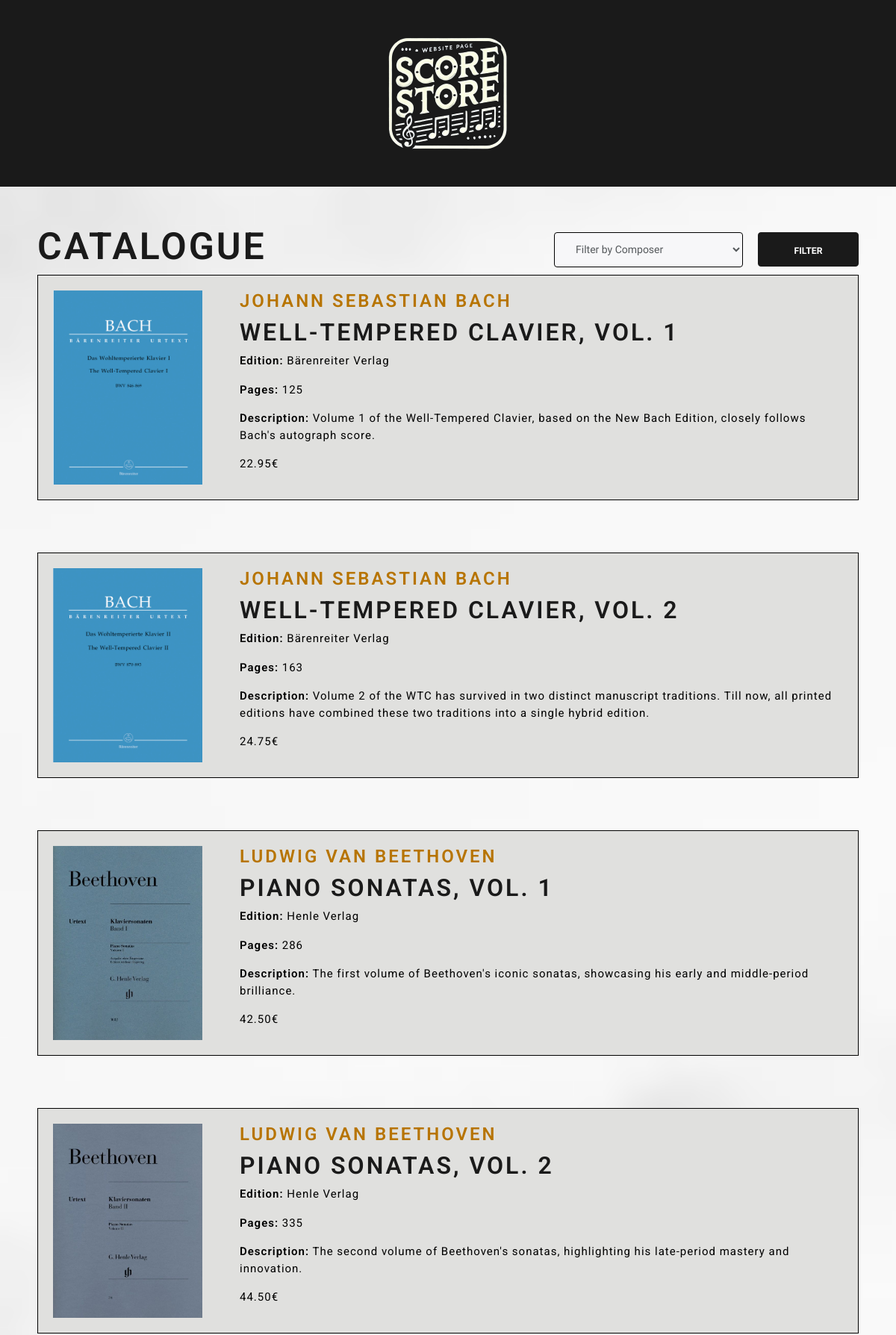
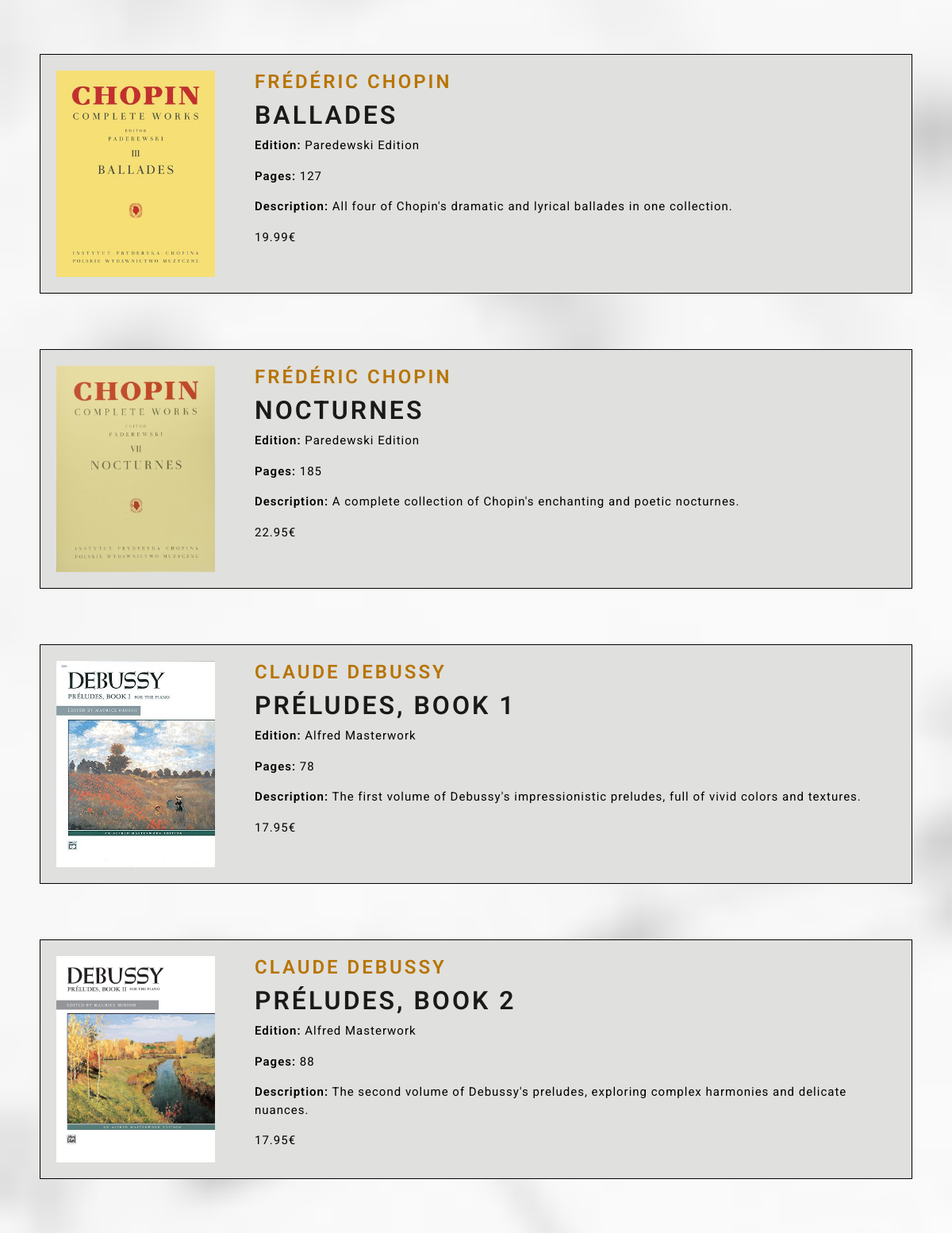
The page / (upper part) on the database its author committed (2 pictures, top to bottom).
### models.py (models this page shows)
class Scores(db.Model):
    __tablename__ = 'scores'
    id = db.Column(db.Integer, primary_key=True)
    image = db.Column(db.String(100), nullable=False)
    title = db.Column(db.String(100), nullable=False)
    composer = db.Column(db.String(100), nullable=False)
    edition = db.Column(db.String(100), nullable=False)
    pages = db.Column(db.Integer, nullable=False)
    description = db.Column(db.String(300), nullable=False)
    price = db.Column(db.Float, nullable=False)

### main.py (the view, shortened to what this page needs)
@app.route('/', methods=['GET', 'POST'])
def home():
    scores = Scores.query.all()
    unique_composer = sorted({score.composer.split()[-1] for score in scores})
    return render_template('index.html', scores=scores, unique_composer=unique_composer)

### templates/index.html (shortened to what this page needs)
<!DOCTYPE html>
<html lang="en">
<head>
    <link rel="stylesheet" href="https://cdn.jsdelivr.net/npm/bootswatch@4.5.2/dist/lux/bootstrap.min.css">
    <link rel="stylesheet" href="/static/styles.css">
</head>
<body>
    <div class="top-bar">
        <nav class="navbar navbar-expand-lg navbar-dark bg-primary">
            <a class="navbar-brand" href="{{ url_for('home') }}"><img class="logo" src="/static/img/logo.png" alt="logo"></a>
        </nav>
    </div>
    <div class="scores">
        <div class="page-title">
           <h1 class="catalogue">Catalogue</h1>
           <form class="filter" method="POST" action="{{ url_for('home') }}">
                <select class="form-control filter-composer" id="filter-composer" name="composer">
                    <option>Filter by Composer</option>
                </select>
                <button type="submit" class="btn btn-primary">Filter</button>
           </form>
        </div>
        <div class="score-content">
            {% for score in scores %}
            <div class="score-item">
                <a href="{{ url_for('checkout', id=score.id) }}"><img src="{{ url_for('static', filename= score.image ) }}" alt="{{ score.name }}" class="image"></a>
                <div class="score-title">
                    <h3 class="composer">{{ score.composer }}</h3>
                    <h1 class="title"><a href="{{ url_for('checkout', id=score.id) }}">{{ score.title }}</a></h1>
                    <div class="score-info">
                        <p><strong>Edition:</strong> {{ score.edition }}</p>
                        <p><strong>Pages:</strong> {{ score.pages }}</p>
                        <p><strong>Description:</strong> {{ score.description }}</p>
                        <p class="price">{{ "%.2f" | format(score.price) }}€</p>
                    </div>
                </div>
            </div>
            {% endfor %}
        </div>
    </div>
</body>
</html>

### static/styles.css (style rules this page uses)
body { width: 100%; margin-bottom: 50px; background-image: url(/static/img/background.png); background-repeat: no-repeat; background-size: cover; background-attachment: fixed; box-sizing: border-box; }
body::after { content: ''; top: 0; left: 0; right: 0; bottom: 0; background: rgb(255, 255, 255, 0.8); z-index: -1; }
.navbar { height: 250px; margin-bottom: 50px; background-color: #2d2e32; display: flex; justify-content: center; align-items: center; padding: 0; }
.navbar-brand { padding: 0; margin: 0; }
.logo { height: 250px; }
.page-title { display: flex; align-items: center; }
.catalogue { font-family: "Roboto", serif; font-size: 50px; font-weight: 600; margin-right: auto; }
.filter { display: flex; }
.form-control { box-sizing: border-box; border-radius: 4px; border: 1px solid black; margin-right: 20px; }
.btn { border-radius: 4px; width: 200px; height: 46px; }
.scores { display: grid; grid-template-columns: 1fr; margin-left: 50px; margin-right: 50px; }
.score-content { display: grid; row-gap: 70px; column-gap: 50px; font-family: "Roboto", serif; }
.score-item { display: grid; grid-template-columns: 250px auto; background-color: #e0e0de; padding: 20px; border: 1px solid black; }
.image { height: 260px; width: 200px; }
.composer { color: #b77400; }
.score-info strong { font-weight: 600; }
.score-info p { font-weight: 400; font-size: 15px; color: black; }
.price { margin-top: 10px; font-size: 32px; font-weight: 800; color: black; }

### rows shown on the page
Scores: image (picture), composer "JOHANN SEBASTIAN BACH", title "WELL-TEMPERED CLAVIER, VOL. 1", edition "Bärenreiter Verlag", pages "125", description "Volume 1 of the Well-Tempered Clavier, based on the New Bach Edition, closely follows Bach's autograph score.", price "22.95"
Scores: image (picture), composer "JOHANN SEBASTIAN BACH", title "WELL-TEMPERED CLAVIER, VOL. 2", edition "Bärenreiter Verlag", pages "163", description "Volume 2 of the WTC has survived in two distinct manuscript traditions. Till now, all printed editions have combined these two traditions into a single hybrid edition.", price "24.75"
Scores: image (picture), composer "LUDWIG VAN BEETHOVEN", title "PIANO SONATAS, VOL. 1", edition "Henle Verlag", pages "286", description "The first volume of Beethoven's iconic sonatas, showcasing his early and middle-period brilliance.", price "42.50"
Scores: image (picture), composer "LUDWIG VAN BEETHOVEN", title "PIANO SONATAS, VOL. 2", edition "Henle Verlag", pages "335", description "The second volume of Beethoven's sonatas, highlighting his late-period mastery and innovation.", price "44.50"
Scores: image (picture), composer "FRÉDÉRIC CHOPIN", title "BALLADES", edition "Paredewski Edition", pages "127", description "All four of Chopin's dramatic and lyrical ballades in one collection.", price "19.99"
Scores: image (picture), composer "FRÉDÉRIC CHOPIN", title "NOCTURNES", edition "Paredewski Edition", pages "185", description "A complete collection of Chopin's enchanting and poetic nocturnes.", price "22.95"
Scores: image (picture), composer "CLAUDE DEBUSSY", title "PRÉLUDES, BOOK 1", edition "Alfred Masterwork", pages "78", description "The first volume of Debussy's impressionistic preludes, full of vivid colors and textures.", price "17.95"
Scores: image (picture), composer "CLAUDE DEBUSSY", title "PRÉLUDES, BOOK 2", edition "Alfred Masterwork", pages "88", description "The second volume of Debussy's preludes, exploring complex harmonies and delicate nuances.", price "17.95"
